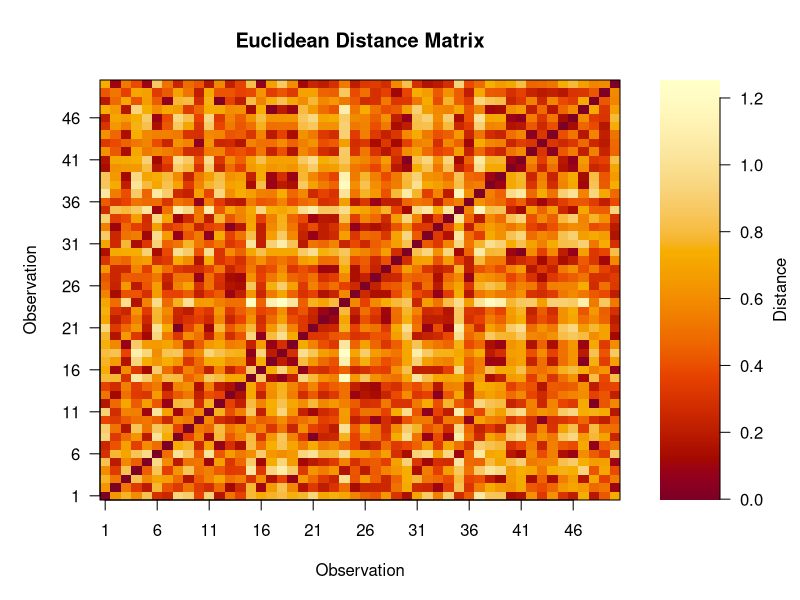

Source code (R):
## ---- chunk 1
# Set the seed for reproducibility
set.seed(123)

# Generate 50 2D random vectors = 100 standard uniform values
# Store in a 50 x 2 matrix
X <- matrix(data = runif(n = 100, min = 0, max = 1),
            nrow = 50,
            ncol = 2)

dist_mat <- dist(x = X, method = "euclidean")
dist_matrix <- as.matrix(dist_mat, nrow = nrow(X), ncol = nrow(X))

# Create layout with space for legend
layout(matrix(c(1, 2), nrow = 1), widths = c(4, 1))

# Adjust margins for main plot (bottom, left, top, right)
par(mar = c(5, 5, 4, 1))

# Main plot with custom palette
n_colors <- 256
colors <- hcl.colors(n_colors, palette = "YlOrRd")

image(x = 1:nrow(dist_matrix),
      y = 1:ncol(dist_matrix),
      z = dist_matrix,
      col = colors,
      xlab = "Observation",
      ylab = "Observation",
      main = "Euclidean Distance Matrix",
      axes = FALSE)
axis(1, at = seq(1, 50, by = 5))
axis(2, at = seq(1, 50, by = 5), las = 1)
box()

# Color bar legend with matching colors
par(mar = c(5, 1, 4, 4))
legend_values <- seq(min(dist_matrix), max(dist_matrix), length.out = n_colors)
image(x = 1, 
      y = legend_values, 
      z = matrix(legend_values, nrow = 1),
      col = colors, 
      axes = FALSE, 
      xlab = "", 
      ylab = "")
axis(4, las = 1)
mtext("Distance", side = 4, line = 2.5)
